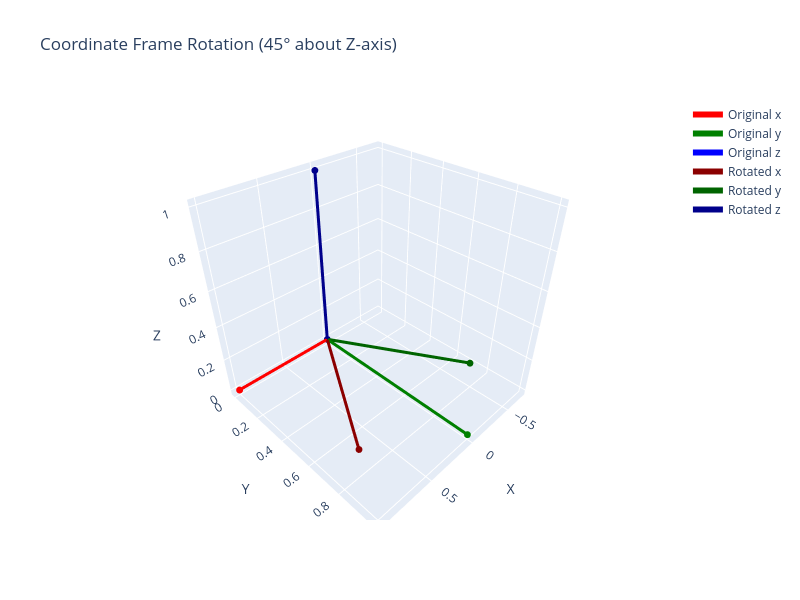

Notebook cell for this chart:
### Markdown cell above
## 1.2 Visualizing Rotation in 3D

### Code cell
def plot_coordinate_frame(R, origin=[0, 0, 0], scale=1.0, label='', colors=['red', 'green', 'blue']):
    """
    Plot a 3D coordinate frame using Plotly.
    """
    origin = np.array(origin)
    axes = R * scale
    
    traces = []
    axis_names = ['x', 'y', 'z']
    
    for i, (axis, color, name) in enumerate(zip(axes.T, colors, axis_names)):
        traces.append(
            go.Scatter3d(
                x=[origin[0], origin[0] + axis[0]],
                y=[origin[1], origin[1] + axis[1]],
                z=[origin[2], origin[2] + axis[2]],
                mode='lines+markers',
                line=dict(color=color, width=6),
                marker=dict(size=4),
                name=f'{label} {name}',
                showlegend=True
            )
        )
    
    return traces

# Visualize original and rotated frames
fig = go.Figure()

# Original frame
R_original = np.eye(3)
traces_original = plot_coordinate_frame(R_original, origin=[0, 0, 0], scale=1.0, label='Original')

# Rotated frame (45° about z)
R_rotated = rotation_matrix_z(np.pi / 4)
traces_rotated = plot_coordinate_frame(
    R_rotated, 
    origin=[0, 0, 0], 
    scale=1.0, 
    label='Rotated',
    colors=['darkred', 'darkgreen', 'darkblue']
)

for trace in traces_original + traces_rotated:
    fig.add_trace(trace)

fig.update_layout(
    title='Coordinate Frame Rotation (45° about Z-axis)',
    scene=dict(xaxis_title='X', yaxis_title='Y', zaxis_title='Z', aspectmode='cube'),
    width=800, height=600
)

fig.show()

### Figure 1 — Plotly figure (JSON) as saved in the notebook; plotly's stock layout.template omitted (floating-point values rounded to 4 significant figures)
{"data": [{"line": {"color": "red", "width": 6}, "marker": {"size": 4}, "mode": "lines+markers", "name": "Original x", "showlegend": true, "type": "scatter3d", "x": [0, 1], "y": [0, 0], "z": [0, 0]}, {"line": {"color": "green", "width": 6}, "marker": {"size": 4}, "mode": "lines+markers", "name": "Original y", "showlegend": true, "type": "scatter3d", "x": [0, 0], "y": [0, 1], "z": [0, 0]}, {"line": {"color": "blue", "width": 6}, "marker": {"size": 4}, "mode": "lines+markers", "name": "Original z", "showlegend": true, "type": "scatter3d", "x": [0, 0], "y": [0, 0], "z": [0, 1]}, {"line": {"color": "darkred", "width": 6}, "marker": {"size": 4}, "mode": "lines+markers", "name": "Rotated x", "showlegend": true, "type": "scatter3d", "x": [0, 0.7071], "y": [0, 0.7071], "z": [0, 0]}, {"line": {"color": "darkgreen", "width": 6}, "marker": {"size": 4}, "mode": "lines+markers", "name": "Rotated y", "showlegend": true, "type": "scatter3d", "x": [0, -0.7071], "y": [0, 0.7071], "z": [0, 0]}, {"line": {"color": "darkblue", "width": 6}, "marker": {"size": 4}, "mode": "lines+markers", "name": "Rotated z", "showlegend": true, "type": "scatter3d", "x": [0, 0], "y": [0, 0], "z": [0, 1]}], "layout": {"height": 600, "scene": {"aspectmode": "cube", "xaxis": {"title": {"text": "X"}}, "yaxis": {"title": {"text": "Y"}}, "zaxis": {"title": {"text": "Z"}}}, "title": {"text": "Coordinate Frame Rotation (45° about Z-axis)"}, "width": 800}}
